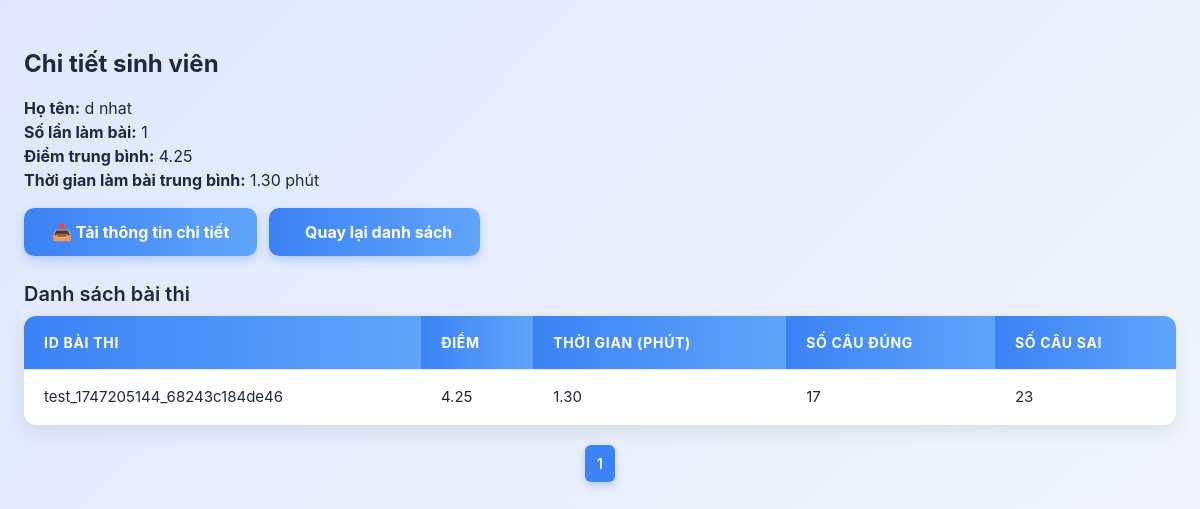
Page /views/student_details.php?student_id=id_1744680138_4470 on the committed database.
### tables this page shows
CREATE TABLE `thong_tin` (
  `id` varchar(255) NOT NULL,
  `ho_ten` varchar(255) NOT NULL,
  `ngay_sinh` varchar(255) NOT NULL,
  `sdt` varchar(255) NOT NULL,
  `dia_chi` varchar(255) NOT NULL,
  `gioi_tinh` varchar(255) NOT NULL
);

CREATE TABLE `ket_qua_thi` (
  `id_ng_dung` varchar(255) NOT NULL,
  `id_bai_thi` varchar(255) NOT NULL,
  `so_cau_dung` int(2) NOT NULL,
  `so_cau_sai` int(2) NOT NULL,
  `so_diem` double NOT NULL,
  `thoi_gian_thi` int(11) NOT NULL
);

### views/student_details.php (the view, shortened to what this page needs)
<?php
require_once __DIR__ . '/../core/Database.php';
$student_id = mysqli_real_escape_string($conn, $_GET['student_id']);
$student_query = "SELECT ho_ten FROM thong_tin WHERE id = '$student_id'";
$student_result = mysqli_query($conn, $student_query);
$student = mysqli_fetch_assoc($student_result);
$stats_query = "
    SELECT
        COUNT(*) as total_tests,
        AVG(so_diem) as avg_score,
        AVG(thoi_gian_thi) as avg_time
    FROM ket_qua_thi
    WHERE id_ng_dung = '$student_id' AND id_bai_thi != '0'
";
$stats_result = mysqli_query($conn, $stats_query);
$stats = mysqli_fetch_assoc($stats_result);
$test_limit = 5;
$test_page = isset($_GET['test_page']) ? (int)$_GET['test_page'] : 1;
$test_offset = ($test_page - 1) * $test_limit;
$total_tests_query = "SELECT COUNT(*) as total FROM ket_qua_thi WHERE id_ng_dung = '$student_id' AND id_bai_thi != '0'";
$total_tests_result = mysqli_query($conn, $total_tests_query);
$total_tests_row = mysqli_fetch_assoc($total_tests_result);
$total_test_records = $total_tests_row['total'];
$total_test_pages = ceil($total_test_records / $test_limit);
$tests_query = "
    SELECT id_bai_thi, so_diem, thoi_gian_thi, so_cau_dung, so_cau_sai
    FROM ket_qua_thi
    WHERE id_ng_dung = '$student_id' AND id_bai_thi != '0'
    ORDER BY id_bai_thi DESC
    LIMIT $test_limit OFFSET $test_offset
";
$tests_result = mysqli_query($conn, $tests_query);
?>
<!DOCTYPE html>
<html lang="vi">
<head>
    <link rel="stylesheet" href="../style/css/studentManager.css">
</head>
<body>
    <div class="container">
        <div class="cau_hoi">
            <h2 class="text-2xl font-bold mb-4">Chi tiết sinh viên</h2>
            <div class="mb-6">
                <p><strong>Họ tên:</strong> <?php echo $student['ho_ten']; ?></p>
                <p><strong>Số lần làm bài:</strong> <?php echo (int)$stats['total_tests']; ?></p>
                <p><strong>Điểm trung bình:</strong> <?php echo number_format((float)$stats['avg_score'], 2); ?></p>
                <p><strong>Thời gian làm bài trung bình:</strong> <?php echo number_format((float)$stats['avg_time'] / 60, 2); ?> phút</p>
                <div class="button-group mt-4">
                    <a href="../controllers/export_student_details_to_excel.php?student_id=<?php echo $student_id; ?>" class="action-btn">📥 Tải thông tin chi tiết</a>
                    <a href="studentlist.php" class="action-btn"><ion-icon name="caret-back-outline"></ion-icon> Quay lại danh sách</a>
                </div>
            </div>
            <h3 class="text-xl font-semibold mb-2">Danh sách bài thi</h3>
            <table>
                <thead>
                    <tr>
                        <th>ID Bài thi</th>
                        <th>Điểm</th>
                        <th>Thời gian (phút)</th>
                        <th>Số câu đúng</th>
                        <th>Số câu sai</th>
                    </tr>
                </thead>
                <tbody>
                    <?php
                    if (mysqli_num_rows($tests_result) > 0) {
                        while ($test = mysqli_fetch_assoc($tests_result)) {
                            echo "<tr>";
                            echo "<td>" . $test['id_bai_thi'] . "</td>";
                            echo "<td>" . $test['so_diem'] . "</td>";
                            echo "<td>" . number_format($test['thoi_gian_thi'] / 60, 2) . "</td>";
                            echo "<td>" . $test['so_cau_dung'] . "</td>";
                            echo "<td>" . $test['so_cau_sai'] . "</td>";
                            echo "</tr>";
                        }
                    } else {
                        echo "<tr><td colspan='5'>Chưa có bài thi</td></tr>";
                    }
                    ?>
                </tbody>
            </table>
            <div class="pagination">
                <?php
                $start_test_page = max(1, $test_page - 2);
                $end_test_page = min($total_test_pages, $test_page + 2);
                for ($i = $start_test_page; $i <= $end_test_page; $i++) {
                    $active = ($i == $test_page) ? "active" : "";
                    echo "<a href='?student_id=$student_id&test_page=$i' class='pagination-btn $active'>$i</a>";
                }
                ?>
            </div>
        </div>
    </div>
</body>
</html>

### style/css/studentManager.css (style rules this page uses)
* { margin: 0; padding: 0; box-sizing: border-box; }
body { font-family: "Inter", sans-serif; background: linear-gradient(135deg, #e0e7ff, #f4f7fa); color: #1f2937; padding: 24px; min-height: 100vh; }
.container { max-width: 1400px; margin: 0 auto; }
.action-btn { background: linear-gradient(to right, #3b82f6, #60a5fa); color: white; padding: 12px 28px; border: none; border-radius: 10px; font-size: 16px; font-weight: 700; cursor: pointer; transition: all 0.3s ease; display: inline-flex; align-items: center; gap: 8px; box-shadow: 0 4px 10px rgba(59, 130, 246, 0.3); text-decoration: none; }
.cau_hoi { margin-top: 24px; }
.cau_hoi table { width: 100%; border-collapse: separate; border-spacing: 0; background-color: white; box-shadow: 0 8px 20px rgba(0, 0, 0, 0.08); border-radius: 12px; overflow: hidden; animation: fadeIn 0.6s ease-out; }
.cau_hoi th, .cau_hoi td { padding: 16px 20px; text-align: left; border-bottom: 1px solid #e5e7eb; font-size: 15px; }
.cau_hoi th { background: linear-gradient( to right, #3b82f6, #60a5fa ); color: white; font-weight: 700; text-transform: uppercase; letter-spacing: 0.05em; font-size: 14px; }
.cau_hoi tr:last-child td { border-bottom: none; }
.pagination { display: flex; justify-content: center; align-items: center; gap: 8px; margin-top: 20px; flex-wrap: wrap; }
.pagination-btn { padding: 8px 12px; border-radius: 6px; background-color: #e5e7eb; color: #1f2937; font-size: 14px; font-weight: 600; text-decoration: none; transition: all 0.3s ease; box-shadow: 0 2px 4px rgba(0, 0, 0, 0.1); }
.pagination-btn.active { background-color: #3b82f6; color: white; cursor: default; box-shadow: 0 4px 8px rgba(59, 130, 246, 0.3); }
.button-group { display: flex; gap: 12px; align-items: center; flex-wrap: wrap; }
.action-btn, .modal-content, .cau_hoi tr, .close, form h2, .pagination-btn, .button-group { will-change: transform, opacity; }

### rows in the picture
thong_tin: ho_ten "d nhat"
ket_qua_thi: id_bai_thi "test_1747205144_68243c184de46", so_diem "4.25", $test['thoi_gian_thi']/60 "1.30", so_cau_dung "17", so_cau_sai "23"

### other values in the picture
$stats['total_tests'] "1"
$stats['avg_score'] "4.25"
